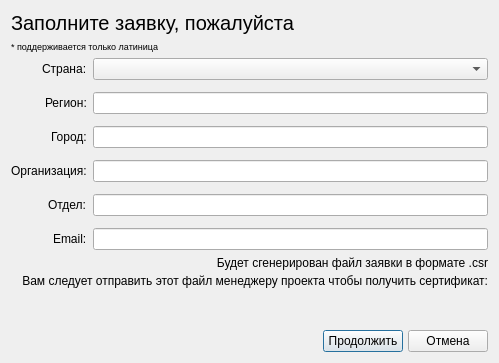
<?xml version="1.0" encoding="UTF-8"?>
<ui version="4.0">
 <class>Registration</class>
 <widget class="QDialog" name="Registration">
  <property name="geometry">
   <rect>
    <x>0</x>
    <y>0</y>
    <width>499</width>
    <height>339</height>
   </rect>
  </property>
  <property name="windowTitle">
   <string>Регистрация</string>
  </property>
  <layout class="QVBoxLayout" name="verticalLayout_2">
   <item>
    <widget class="QLabel" name="label">
     <property name="sizePolicy">
      <sizepolicy hsizetype="Preferred" vsizetype="Preferred">
       <horstretch>0</horstretch>
       <verstretch>0</verstretch>
      </sizepolicy>
     </property>
     <property name="font">
      <font>
       <pointsize>15</pointsize>
      </font>
     </property>
     <property name="text">
      <string>Заполните заявку, пожалуйста</string>
     </property>
    </widget>
   </item>
   <item>
    <widget class="QLabel" name="label_8">
     <property name="font">
      <font>
       <pointsize>7</pointsize>
      </font>
     </property>
     <property name="text">
      <string>* поддерживается только латиница</string>
     </property>
     <property name="alignment">
      <set>Qt::AlignLeading|Qt::AlignLeft|Qt::AlignVCenter</set>
     </property>
    </widget>
   </item>
   <item>
    <layout class="QFormLayout" name="formLayout">
     <property name="labelAlignment">
      <set>Qt::AlignRight|Qt::AlignTrailing|Qt::AlignVCenter</set>
     </property>
     <property name="verticalSpacing">
      <number>12</number>
     </property>
     <item row="0" column="0">
      <widget class="QLabel" name="label_2">
       <property name="text">
        <string>Страна:</string>
       </property>
      </widget>
     </item>
     <item row="0" column="1">
      <widget class="QComboBox" name="comboBox_Country"/>
     </item>
     <item row="1" column="0">
      <widget class="QLabel" name="label_3">
       <property name="text">
        <string>Регион:</string>
       </property>
      </widget>
     </item>
     <item row="1" column="1">
      <widget class="QLineEdit" name="lineEdit_State"/>
     </item>
     <item row="2" column="0">
      <widget class="QLabel" name="label_4">
       <property name="text">
        <string>Город:</string>
       </property>
      </widget>
     </item>
     <item row="2" column="1">
      <widget class="QLineEdit" name="lineEdit_City"/>
     </item>
     <item row="3" column="0">
      <widget class="QLabel" name="label_5">
       <property name="text">
        <string>Организация:</string>
       </property>
      </widget>
     </item>
     <item row="3" column="1">
      <widget class="QLineEdit" name="lineEdit_Company"/>
     </item>
     <item row="4" column="0">
      <widget class="QLabel" name="label_6">
       <property name="text">
        <string>Отдел:</string>
       </property>
      </widget>
     </item>
     <item row="4" column="1">
      <widget class="QLineEdit" name="lineEdit_Department"/>
     </item>
     <item row="5" column="0">
      <widget class="QLabel" name="label_7">
       <property name="text">
        <string>Email:</string>
       </property>
      </widget>
     </item>
     <item row="5" column="1">
      <widget class="QLineEdit" name="lineEdit_Email"/>
     </item>
    </layout>
   </item>
   <item>
    <layout class="QVBoxLayout" name="verticalLayout">
     <property name="spacing">
      <number>4</number>
     </property>
     <item>
      <widget class="QLabel" name="label_Desc">
       <property name="layoutDirection">
        <enum>Qt::LeftToRight</enum>
       </property>
       <property name="text">
        <string>Будет сгенерирован файл заявки в формате .csr</string>
       </property>
       <property name="alignment">
        <set>Qt::AlignRight|Qt::AlignTrailing|Qt::AlignVCenter</set>
       </property>
      </widget>
     </item>
     <item>
      <widget class="QLabel" name="label_Desc_1">
       <property name="text">
        <string>Вам следует отправить этот файл менеджеру проекта чтобы получить сертификат:</string>
       </property>
       <property name="alignment">
        <set>Qt::AlignRight|Qt::AlignTrailing|Qt::AlignVCenter</set>
       </property>
      </widget>
     </item>
     <item>
      <widget class="QLabel" name="label_Desc_2">
       <property name="text">
        <string>&lt;reserved&gt;</string>
       </property>
       <property name="alignment">
        <set>Qt::AlignRight|Qt::AlignTrailing|Qt::AlignVCenter</set>
       </property>
      </widget>
     </item>
     <item>
      <widget class="QLabel" name="label_Desc_3">
       <property name="text">
        <string>&lt;reserved&gt;</string>
       </property>
       <property name="alignment">
        <set>Qt::AlignRight|Qt::AlignTrailing|Qt::AlignVCenter</set>
       </property>
      </widget>
     </item>
    </layout>
   </item>
   <item>
    <spacer name="verticalSpacer">
     <property name="orientation">
      <enum>Qt::Vertical</enum>
     </property>
     <property name="sizeHint" stdset="0">
      <size>
       <width>20</width>
       <height>40</height>
      </size>
     </property>
    </spacer>
   </item>
   <item>
    <layout class="QHBoxLayout" name="horizontalLayout">
     <property name="spacing">
      <number>5</number>
     </property>
     <item>
      <spacer name="horizontalSpacer">
       <property name="orientation">
        <enum>Qt::Horizontal</enum>
       </property>
       <property name="sizeHint" stdset="0">
        <size>
         <width>40</width>
         <height>20</height>
        </size>
       </property>
      </spacer>
     </item>
     <item>
      <widget class="QPushButton" name="pushButton_Continue">
       <property name="text">
        <string>Продолжить</string>
       </property>
      </widget>
     </item>
     <item>
      <widget class="QPushButton" name="pushButton_2">
       <property name="text">
        <string>Отмена</string>
       </property>
      </widget>
     </item>
    </layout>
   </item>
  </layout>
 </widget>
 <resources/>
 <connections/>
</ui>
